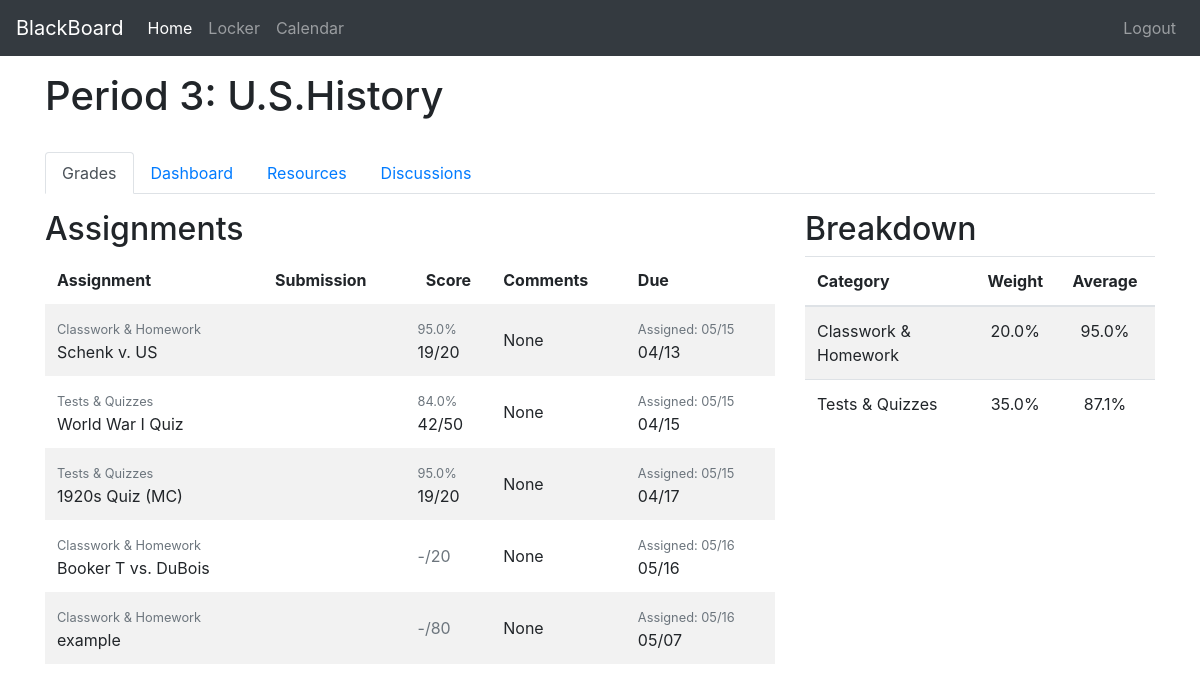
The app's page /student/class/grades/f539d41f969241ef9579b24c881683bf (signed in) with its own data.
### board/models.py (models this page shows, shortened)
class Course(models.Model):
    course_id = models.CharField(max_length=8, primary_key=True)
    course_name = models.CharField(max_length=25)
    class Meta:
        db_table = 'courses'
        order_with_respect_to = 'course_id'

class Assignment(models.Model):
    id = models.UUIDField(primary_key=True, default=uuid.uuid4, editable=False, unique=True)
    assignment_name = models.CharField(max_length=80, unique=False)
    category_id = models.CharField(max_length=100, unique=False)
    assignment_description = models.CharField(max_length=150, unique=False, null=True)
    points = models.IntegerField()
    created = models.DateTimeField(null=True, auto_now=True)
    updated = models.DateTimeField(null=True)
    assigned = models.DateTimeField(null=True)
    due_date = models.DateTimeField(null=True)
    est_completion_time_min = models.IntegerField(null=True, default=None)
    def __str__(self):
        return self.assignment_name
    class Meta:
        db_table = 'assignments'
        order_with_respect_to = 'id'

class Category(models.Model):
    id = models.UUIDField(primary_key=True, default=uuid.uuid4, editable=False, unique=True)
    category_name = models.CharField(max_length=25, unique=False)
    category_description = models.CharField(max_length=150, unique=False, null=True, default=None)
    category_weight = models.DecimalField(decimal_places=3, max_digits=3, null=True)
    def __str__(self):
        return self.category_name
    class Meta:
        db_table = 'categories'

### student/models.py (models this page shows, shortened)
class Submission(models.Model):
    id = models.UUIDField(primary_key=True, default=uuid.uuid4, editable=False, unique=True)
    assignment_id = models.CharField(max_length=100, unique=False)
    enrollment_id = models.CharField(max_length=100, unique=False)
    date_submitted = models.DateTimeField(null=True, default=None)
    score = models.IntegerField(unique=False, null=True, default=None)
    file = models.FileField(upload_to='media/submission_files', null=True, default=None, unique=False)
    comments = models.CharField(max_length=200, null=True, default=None, unique=False)
    cal_event_id = models.CharField(max_length=50, null=True, default=None, unique=False)
    complete = models.BooleanField(null=True, default=False)
    class Meta:
        db_table = 'submissions'
        order_with_respect_to = 'assignment_id'

### student/views.py (the view)
# urls.py: path('class/<str:element>/<str:enrollment_id>', views.klass, name='student-class')
def klass(request, element, enrollment_id):
    if element == 'grades':
        return grades(request, enrollment_id, active=element)
    elif element == 'dashboard':
        return dashboard(request, enrollment_id, active=element)
    elif element == 'resources':
        return resources(request, enrollment_id, active=element)
    elif element == 'discussions':
        return discussions(request, enrollment_id, active=element)

### student/templatetags/student_extras.py (called while the page is built)
@register.filter
def div_perc(num, denom):
    if num and denom:
        return num * 100.0 / denom

@register.filter
def percent(decimal):
    if decimal:
        return decimal * 100

### student/utils.py (called while the page is built)
def letter_grade(percent):
    if percent >= 0.9:
        return 'A'
    elif percent >= 0.8:
        return 'B'
    elif percent >= 0.7:
        return 'C'
    elif percent >= 0.6:
        return 'D'
    else:
        return 'F'

### student/templates/student/grades.html (shortened to what this page needs)
{% extends 'student/class.html' %}
{% load static %}
{% load student_extras %}
{% block css %}
    <link rel="stylesheet" type="text/css" href="{% static 'student/grades.css' %}">
{% endblock%}
{% block content %}
    <div class="row pt-3 justify-content-center">
        {% if assignments %}
            <div class="col-lg-8">
                <h2>Assignments</h2>
                <table class="table table-striped table-borderless border-0"
                data-toggle="table">
                    <thead>
                        <tr>
                            <th>Assignment</th>
                            <th>Submission</th>
                            <th class="text-center" data-sortable="True" data-cell-style="cellStyle">Score</th>
                            <th>Comments</th>
                            <th data-sortable="True">Due</th>
                        </tr>
                    </thead>
                    <tbody>
                        {% for assignment, info in assignments.items %}
                            <tr>
                                <td>
                                    <small class="text-muted">{{ info.0 }}</small> <br>
                                    {{ assignment.assignment_name }}
                                </td>
                                <td>{{ info.1.file }}</td>
                                <td class="align-middle">
                                    {% if info.1.score %}
                                        <small class="text-muted">{{ info.1.score|div_perc:assignment.points|floatformat:1 }}%</small><br>
                                        {{ info.1.score }}/{{ assignment.points }}
                                    {% else %}
                                        <span class="text-muted">-/{{ assignment.points }}</span>
                                    {% endif %}
                                </td>
                                <td class="align-middle">{{ info.1.comments }}</td>
                                <td>
                                    <small class="text-muted">Assigned: {{ assignment.assigned|date:'m/d' }}</small><br>
                                    {{ assignment.due_date|date:'m/d' }}
                                </td>
                            </tr>
                        {% endfor %}
                    </tbody>
                </table>
            </div>
            <div class="col-lg-4">
                <h2>Breakdown</h2>
                <table class="table table-striped">
                    <thead>
                        <tr>
                            <th>Category</th>
                            {% if weighted %}
                                <th class="text-center">Weight</th>
                            {% endif %}
                            <th class="text-center" style="width: 100px">Average</th>
                        </tr>
                    </thead>
                    <tbody>
                        {% for category, percentage_weight in grades.2.items %}
                            <tr>
                                <td title="{{ percentage_weight.1 }}">{{ category.category_name }}</td>
                                {% if weighted %}
                                    <td class="text-center">{{ percentage_weight.1|percent|floatformat:1 }}%</td>
                                {% endif %}
                                <td class="text-center">{{ percentage_weight.0|floatformat:1 }}%</td>
                            </tr>
                        {% endfor %}
                    </tbody>
                </table>
            </div>
        {% else %}
            <div class="col-2 justify-content-center">
                <small class="align-self-center">No assignments to show.</small>
            </div>
        {% endif %}
    </div>
{% endblock %}

### student/templates/student/class.html (shortened to what this page needs)
{% extends 'student/base.html' %}
{% load widget_tweaks %}
{% load static %}
{% block body %}
    <div class="container pt-3">
        <h1>Period {{ period }}: {{ course.course_name }}</h1><br>
        <ul class="nav nav-tabs">
            <li class="nav-item">
                {% if active == 'grades' %}
                    <a class="nav-link active" href="">Grades</a>
                {% else %}
                    <a class="nav-link" href="{% url 'student-class' element='grades' enrollment_id=enrollment_id %}">Grades</a>
                {% endif %}
            </li>
            <li class="nav-item">
                {% if active == 'dashboard' %}
                    <a class="nav-link active" href="">Dashboard</a>
                {% else %}
                    <a class="nav-link" href="{% url 'student-class' element='dashboard' enrollment_id=enrollment_id %}">Dashboard</a>
                {% endif %}
            </li>
            <li class="nav-item">
                {% if active == 'resources' %}
                    <a class="nav-link active" href="">Resources</a>
                {% else %}
                    <a class="nav-link" href="{% url 'student-class' element='resources' enrollment_id=enrollment_id %}">Resources</a>
                {% endif %}
            </li>
            <li class="nav-item">
                {% if active == 'discussions' %}
                    <a class="nav-link active" href="">Discussions</a>
                {% else %}
                    <a class="nav-link" href="{% url 'student-class' element='discussions' enrollment_id=enrollment_id %}">Discussions</a>
                {% endif %}
            </li>
        </ul>
        {% block content %}{% endblock %}
    </div>
{% endblock %}

### records on screen
Course: course_name "U.S.History"
Assignment: category_name "Classwork & Homework", assignment_name "Schenk v. US", points.score "95.0", score "19", points "20", comments "None", assigned "05/15", due_date "04/13"
Assignment: category_name "Tests & Quizzes", assignment_name "World War I Quiz", points.score "84.0", score "42", points "50", comments "None", assigned "05/15", due_date "04/15"
Assignment: category_name "Tests & Quizzes", assignment_name "1920s Quiz (MC)", points.score "95.0", score "19", points "20", comments "None", assigned "05/15", due_date "04/17"
Assignment: category_name "Classwork & Homework", assignment_name "Booker T vs. DuBois", points "20", comments "None", assigned "05/16", due_date "05/16"
Assignment: category_name "Classwork & Homework", assignment_name "example", points "80", comments "None", assigned "05/16", due_date "05/07"
Category: category_name "Classwork & Homework", category_weight "20.0", percentage_weight "95.0"
Category: category_name "Tests & Quizzes", category_weight "35.0", percentage_weight "87.1"

### other values on screen
{{ period }} "3"
